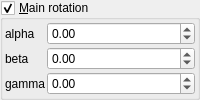
    <widget class="MyGroupBox" name="groupCheck_IFS_rotation_enabled">
     <property name="title">
      <string>&amp;Main rotation</string>
     </property>
     <property name="checkable">
      <bool>true</bool>
     </property>
     <layout class="QVBoxLayout" name="verticalLayout_3" stretch="0">
      <property name="spacing">
       <number>2</number>
      </property>
      <property name="leftMargin">
       <number>2</number>
      </property>
      <property name="topMargin">
       <number>2</number>
      </property>
      <property name="rightMargin">
       <number>2</number>
      </property>
      <property name="bottomMargin">
       <number>2</number>
      </property>
      <item>
       <layout class="QGridLayout" name="gridLayout_2" columnstretch="0,1">
        <property name="spacing">
         <number>2</number>
        </property>
        <item row="1" column="0">
         <widget class="QLabel" name="label_14">
          <property name="text">
           <string notr="true">beta</string>
          </property>
         </widget>
        </item>
        <item row="0" column="1">
         <widget class="MyDoubleSpinBox" name="spinboxd3_IFS_rotation_x">
          <property name="sizePolicy">
           <sizepolicy hsizetype="Minimum" vsizetype="Maximum">
            <horstretch>0</horstretch>
            <verstretch>0</verstretch>
           </sizepolicy>
          </property>
          <property name="prefix">
           <string/>
          </property>
          <property name="suffix">
           <string/>
          </property>
          <property name="decimals">
           <number>2</number>
          </property>
          <property name="minimum">
           <double>-36000.000000000000000</double>
          </property>
          <property name="maximum">
           <double>36000.000000000000000</double>
          </property>
          <property name="singleStep">
           <double>1.000000000000000</double>
          </property>
         </widget>
        </item>
        <item row="1" column="1">
         <widget class="MyDoubleSpinBox" name="spinboxd3_IFS_rotation_y">
          <property name="sizePolicy">
           <sizepolicy hsizetype="Minimum" vsizetype="Maximum">
            <horstretch>0</horstretch>
            <verstretch>0</verstretch>
           </sizepolicy>
          </property>
          <property name="prefix">
           <string/>
          </property>
          <property name="suffix">
           <string/>
          </property>
          <property name="decimals">
           <number>2</number>
          </property>
          <property name="minimum">
           <double>-36000.000000000000000</double>
          </property>
          <property name="maximum">
           <double>36000.000000000000000</double>
          </property>
          <property name="singleStep">
           <double>1.000000000000000</double>
          </property>
         </widget>
        </item>
        <item row="2" column="1">
         <widget class="MyDoubleSpinBox" name="spinboxd3_IFS_rotation_z">
          <property name="sizePolicy">
           <sizepolicy hsizetype="Minimum" vsizetype="Maximum">
            <horstretch>0</horstretch>
            <verstretch>0</verstretch>
           </sizepolicy>
          </property>
          <property name="prefix">
           <string/>
          </property>
          <property name="suffix">
           <string/>
          </property>
          <property name="decimals">
           <number>2</number>
          </property>
          <property name="minimum">
           <double>-36000.000000000000000</double>
          </property>
          <property name="maximum">
           <double>36000.000000000000000</double>
          </property>
          <property name="singleStep">
           <double>1.000000000000000</double>
          </property>
         </widget>
        </item>
        <item row="0" column="0">
         <widget class="QLabel" name="label_13">
          <property name="text">
           <string notr="true">alpha</string>
          </property>
         </widget>
        </item>
        <item row="2" column="0">
         <widget class="QLabel" name="label_15">
          <property name="text">
           <string notr="true">gamma</string>
          </property>
         </widget>
        </item>
       </layout>
      </item>
     </layout>
    </widget>
